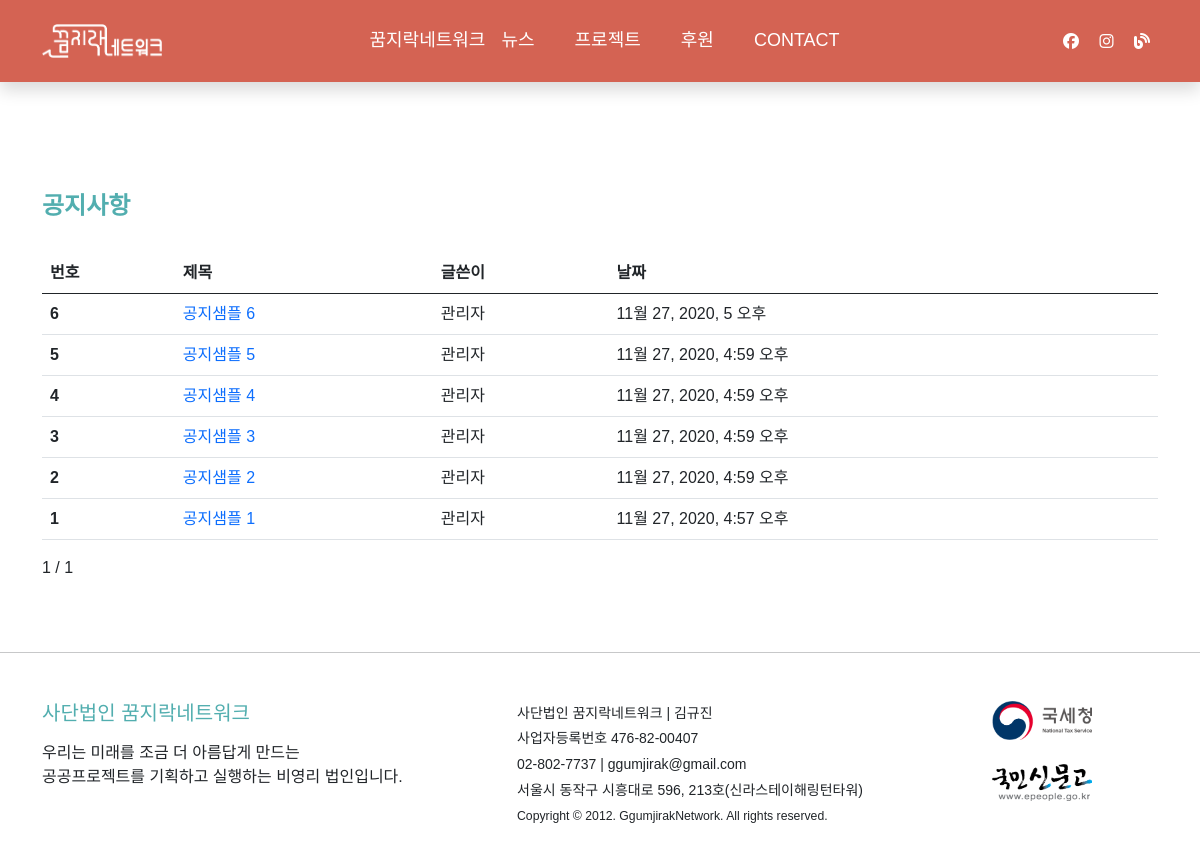
The page /notice/ on the database its author committed.
### community/models.py (models this page shows, shortened)
class Notice(models.Model):
    postname = models.CharField(max_length=50)
    mainphoto = ResizedImageField(blank=True, null=True)
    contents = RichTextField()
    pub_date = models.DateTimeField(default=timezone.now)

### community/views.py (the view)
# urls.py: path('notice/', views.notice),
def notice(request):
    noticelist = Notice.objects.all().order_by('-pub_date')
    paginator = Paginator(noticelist, 10)
    page = request.GET.get('page')
    posts = paginator.get_page(page)
    return render(request, 'notice.html', {'noticelist': noticelist, 'posts':posts})

### community/templates/notice.html (shortened to what this page needs)
{% extends 'base.html' %}
{% block content %}
<div class="container">
  <div class="my-5 py-4">
    <h4 class="pb-4"><b>공지사항</b></h4>
    <table class="table table-hover">
      <thead>
        <tr>
          <th scope="col">번호</th>
          <th scope="col">제목</th>
          <th scope="col">글쓴이</th>
          <th scope="col">날짜</th>
        </tr>
      </thead>
      <tbody>
      {% for list in posts %}
        <tr>
          <th scope="row">{{list.id}}</th>
          <td><a href="{{list.pk}}/">{{list.postname}}</a></td>
          <td>관리자</td>
          <td>{{list.pub_date}}</td>
        </tr>
      {% endfor %}
      </tbody>
    </table>
    <span>{{posts.number}}</span>
    <span>/</span>
    <span>{{posts.paginator.num_pages}}</span>
  </div>
</div>
{% endblock %}

### static/css/style.css (style rules this page uses)
* { font-family: Noto Sans KR,sans-serif; text-decoration: none !important; word-break: keep-all; }
body { padding-top: 120px; }
.h1, .h2, .h3, .h4, .h5, .h6, h1, h2, h3, h4, h5, h6, .text-mint { color:#52aeaf; }

### rows shown on the page
Notice: id "6", postname "공지샘플 6", pub_date "11월 27, 2020, 5 오후"
Notice: id "5", postname "공지샘플 5", pub_date "11월 27, 2020, 4:59 오후"
Notice: id "4", postname "공지샘플 4", pub_date "11월 27, 2020, 4:59 오후"
Notice: id "3", postname "공지샘플 3", pub_date "11월 27, 2020, 4:59 오후"
Notice: id "2", postname "공지샘플 2", pub_date "11월 27, 2020, 4:59 오후"
Notice: id "1", postname "공지샘플 1", pub_date "11월 27, 2020, 4:57 오후"

### other values the page prints
{{ posts.number }} "1"
{{ posts.paginator.num_pages }} "1"
